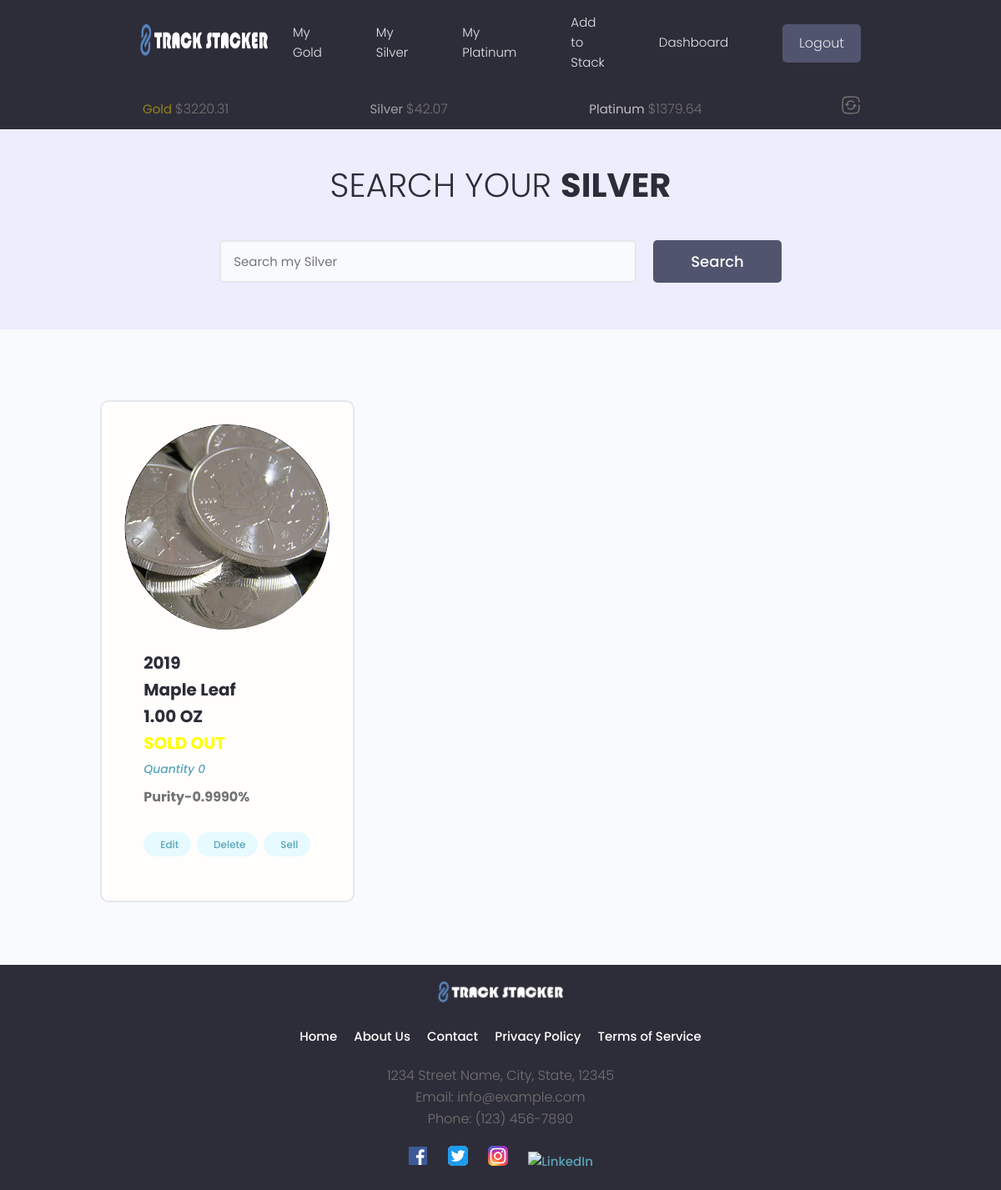
Before: /silver/ (signed in) with the older database file.
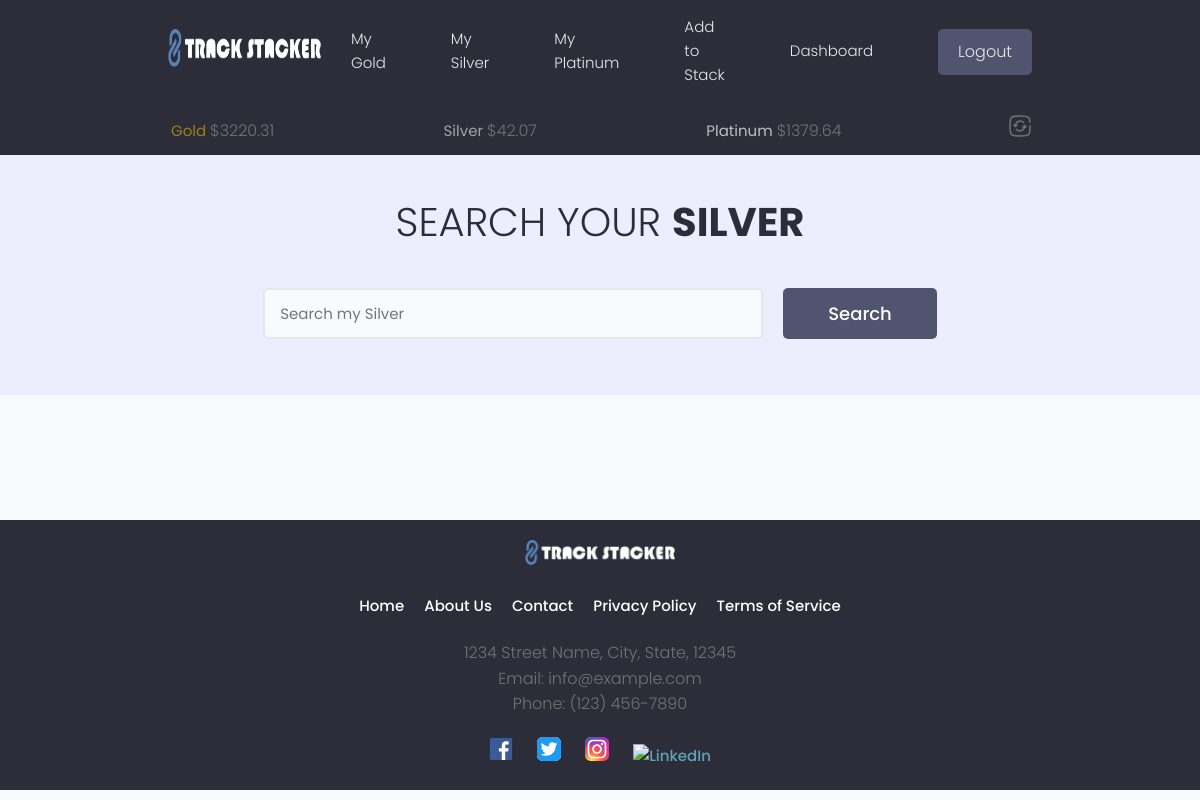
After: the same page with the newer database file.
### tracker/models.py (models this page shows, shortened)
class Silver(models.Model):
    METAL_TYPES = (
        ('gold', 'Gold'),
        ('silver', 'Silver'),
        ('platinum', 'Platinum'),
    )
    BAR_ROUND_MISC = (
        ('bar', 'Bar'),
        ('round', 'Round'),
        ('misc', 'Misc'),
    )
    UNIT_CHOICES = [
        ('GRAMS', 'Grams'),
        ('TROY_OUNCES', 'Troy Ounces'),
    ]
    COA_PRESENT = [
        ('yes', 'Yes'),
        ('no', 'No'),
    ]
    owner = models.ForeignKey(Profile, on_delete=models.CASCADE, default=None, null=True, blank=True, unique=False)
    metal_type = models.CharField(max_length=100, choices=METAL_TYPES, default='')
    item_type = models.CharField(max_length=100, choices=BAR_ROUND_MISC, default='round')
    coa_present = models.CharField(max_length=100, choices=COA_PRESENT, default='no')
    item_year =models.PositiveIntegerField(null=True, blank=True, default=None)
    item_name = models.CharField(max_length=100)
    item_about = models.TextField(max_length=500, null=True, blank=True, default="")
    featured_image = models.ImageField(default='images/silver_avatar.jpg', null=True, blank=True)
    purity = models.DecimalField(max_digits=15, decimal_places=4, null=True, blank=True)
    quantity = models.IntegerField()
    weight_troy_oz = models.DecimalField(max_digits=30, decimal_places=4)
    weight_grams = models.DecimalField(max_digits=30, decimal_places=4, default=0.00)
    cost_to_purchase = models.DecimalField(max_digits=20, decimal_places=2)
    spot_at_purchase = models.DecimalField(max_digits=20, decimal_places=2, null=True, blank=True, default=None)
    premium = models.DecimalField(max_digits=20, decimal_places=2, null=True, blank=True, default=0.00)
    shipping_cost = models.DecimalField(max_digits=15, decimal_places=2, null=True, blank=True)
    purchased_from = models.CharField(max_length=100)
    created = models.DateTimeField(auto_now_add=True)
    cost_per_unit = models.DecimalField(max_digits=20, decimal_places=2, null=True, blank=True, default=0.00)
    total_cost_per_unit = models.DecimalField(max_digits=20, decimal_places=2, null=True, blank=True, default=0.00)
    weight_per_unit = models.DecimalField(max_digits=20, decimal_places=4, default=0.00)
    initial_weight_unit = models.CharField(max_length=50, choices=UNIT_CHOICES, default='TROY_OUNCES')
    id = models.UUIDField(default=uuid.uuid4, primary_key=True, editable=False)
    class Meta:
        verbose_name_plural = "Silver"
    def calculate_profit(self, spot_price):
        if self.quantity > 0:
            try:
                melt_value = Decimal(self.weight_troy_oz) * Decimal(spot_price)
                profit = melt_value - (self.total_cost_per_unit * self.quantity)
            except Exception as e:
                print(f'There has been an error {e}')
            return profit
        else:
            profit = 0.00
            return profit

### tracker/views.py (the view, shortened to what this page needs)
# urls.py: path('<str:metal_type>/', views.metalPage, name='metal_page'),
@login_required(login_url='login-user')
def metalPage(request, metal_type):
    metals_data, created = MetalsData.objects.get_or_create(owner=request.user.profile)
    five_minutes_later = metals_data.timestamp + 300
    unix_time_now = int(time.time())
    if metals_data.current_gold_price == 0:
        metals_data.get_api_data(request.user)
    elif (unix_time_now - five_minutes_later) > 300:
        print('pancakes')
    gold_price = metals_data.current_gold_price
    silver_price = metals_data.current_silver_price
    platinum_price = metals_data.current_platinum_price
    print(f"Gold {gold_price}")
    print(f"Silver {silver_price}")
    print(f"Platinum {platinum_price}")
    metal_objects = None
    template_name = None
    results, search_query = searchMetals(request)
    if metal_type == 'gold':
        spot_price = gold_price
        if search_query:
            metal_objects = results.get('gold_items')
        else:
            metal_objects = Gold.objects.filter(owner=request.user.profile)
        template_name = 'tracker/gold.html'
    elif metal_type == 'silver':
        spot_price = silver_price
        if search_query:
            metal_objects = results.get('silver_items')
        else:
            metal_objects = Silver.objects.filter(owner=request.user.profile)
        template_name = 'tracker/silver.html'
    else:
        raise Http404
    if metal_objects:
        custom_range, metal_objects = paginateMetals(request, metal_objects, 6)
        for object in metal_objects:
            object.profit = object.calculate_profit(spot_price)
        for object in metal_objects:
            object.weight = object.weight_per_unit
        context = {
            'object.weight': object.weight,
            'object.profit': object.profit,
            'spot_price': spot_price,
            'custom_range': custom_range,
            'metal_type': metal_type,
            'metal_objects': metal_objects,
            'search_query': search_query
        }
    else:
        context = {
            'object.weight': 0,
            'object.profit': 0,
            'spot_price': 0,
            'custom_range': [],
            'metal_type': metal_type,
            'metal_objects': [],
            'search_query': search_query
        }
        print('There are some massive errors going on here!')
    return render(request, template_name, context)

### tracker/context_processors.py (called while the page is built)
def subheader_context(request):
    subheader_data = {}
    if request.user.is_authenticated:
        try:
            metals_data, created = MetalsData.objects.get_or_create(owner=request.user.profile)
            subheader_data['gold_price'] = metals_data.current_gold_price
            subheader_data['silver_price'] = metals_data.current_silver_price
            subheader_data['platinum_price'] = metals_data.current_platinum_price
        except MetalsData.DoesNotExist:
            subheader_data['gold_price'] = 'N/A'
            subheader_data['silver_price'] = 'N/A'
            subheader_data['platinum_price'] = 'N/A'
    return subheader_data

### tracker/templates/tracker/silver.html (shortened to what the changed rows need)
{% extends 'main.html' %}
{% block content %}
{% load static %}
{% load multiply %}
{% load custom_filters %}
<main class="projects">
    <section class="hero-section text-center">
      <div class="container container--narrow">
        <div class="hero-section__box">
          <h2>Search your <span>Silver</span></h2>
        </div>
      </div>
    </section>
    <section class="projectsList">
      <div class="container">
        <div class="grid grid--three">
          {% if search_query %}
          {% for object in metal_objects %}
          <div class="column">
            <div class="card project">
              <a href="{% url 'singleMetal' metal_type='silver' pk=object.pk %}" class="project">
                {% if object.featured_image.url != None %}
                <div class="project__thumbnail metal__thumbnail" style="background-image: url('{{ object.featured_image.url }}')">
                </div>
                {% else %}
                <div class="project__thumbnail metal__thumbnail" style="background-image: url('{% static 'images/default.jpg' %}')">
                </div>
                {% endif %}
                <div class="card__body">
                  <h3 class="project__title">{{object.item_year}}</h3>
                  <h3 class="project__title">{{object.item_name}}</h3>
                  {% if object.initial_weight_unit == 'TROY_OUNCES' %}
                  <h3 class="project__title">{{object.weight|floatformat:2}} OZ</h3>
                  {% else %}
                  <h3 class="project__title">{{object.weight|multiply:31.1035|floatformat:2}} Gram{{object.weight|multiply:31.1035|floatformat:2|pluralize}}</h3>
                  {% endif %}
                  {% if object.quantity > 0 %}
                    {% if object.profit > 0 %}
                    <h3 class="project__title profit_plus">Profit ${{object.profit|floatformat:2}}</h3>
                    {% elif object.profit == 0 %}
                    <h3 class="project__title profit_neutral">{{object.profit|floatformat:2}}</h3>
                    {% else %}
                    <h3 class="project__title profit_minus">Loss ${{object.profit|absolute|floatformat:2}}</h3>
                    {% endif %}
                  {% else %}
                    <h3 class="project__title profit_neutral">SOLD OUT</h3>
                  {% endif %}
                  <p><a class="project__author" href="{% url 'singleMetal' metal_type='silver' pk=object.pk %}">Quantity {{object.quantity}}</a></p>
                  <p class="project--rating">
                    <span style="font-weight: bold;">Purity-{{object.purity}}%</span>
                  </p>
                  <p class="project--rating">
                    <a class="tag tag--pill tag--main settings__btn" href="{% url 'editPage' metal_type=object.metal_type pk=object.pk %}"><i class="im im-edit"></i> Edit</a>
                    <a class="tag tag--pill tag--main settings__btn" href="{% url 'deletePage' metal_type=object.metal_type pk=object.pk %}"><i class="im im-edit"></i> Delete</a>
                    <a class="tag tag--pill tag--main settings__btn" href="{% url 'sellPage' metal_type=object.metal_type pk=object.pk %}"><i class="im im-edit"></i> Sell</a>
                  </p>
                </div>
              </a>
            </div>
          </div>
          {% endfor %}
          {% else %}
          {% for object in metal_objects %}
          <div class="column">
            <div class="card project">
              <a href="{% url 'singleMetal' metal_type='silver' pk=object.pk %}" class="project">
                {% if object.featured_image.url != None %}
                <div class="project__thumbnail metal__thumbnail" style="background-image: url('{{ object.featured_image.url }}')">
                </div>
                {% else %}
                <div class="project__thumbnail metal__thumbnail" style="background-image: url('{% static 'images/default.jpg' %}')">
                </div>
                {% endif %}
                <div class="card__body">
                  <h3 class="project__title">{{object.item_year}}</h3>
                  <h3 class="project__title">{{object.item_name}}</h3>
                  {% if object.initial_weight_unit == 'TROY_OUNCES' %}
                  <h3 class="project__title">{{object.weight|floatformat:2}} OZ</h3>
                  {% else %}
                  <h3 class="project__title">{{object.weight|multiply:31.1035|floatformat:2}} Gram{{object.weight|multiply:31.1035|floatformat:2|pluralize}}</h3>
                  {% endif %}
                  {% if object.quantity > 0 %}
                    {% if object.profit > 0 %}
                    <h3 class="project__title profit_plus">Profit ${{object.profit|floatformat:2}}</h3>
                    {% elif object.profit == 0 %}
                    <h3 class="project__title profit_neutral">{{object.profit|floatformat:2}}</h3>
                    {% else %}
                    <h3 class="project__title profit_minus">Loss ${{object.profit|absolute|floatformat:2}}</h3>
                    {% endif %}
                  {% else %}
                    <h3 class="project__title profit_neutral">SOLD OUT</h3>
                  {% endif %}
                  <p><a class="project__author" href="{% url 'singleMetal' metal_type='silver' pk=object.pk %}">Quantity {{object.quantity}}</a></p>
                  <p class="project--rating">
                    <span style="font-weight: bold;">Purity-{{object.purity}}%</span>
                  </p>
                  <p class="project--rating">
                    <a class="tag tag--pill tag--main settings__btn" href="{% url 'editPage' metal_type=object.metal_type pk=object.pk %}"> Edit</a>
                    <a class="tag tag--pill tag--main settings__btn" href="{% url 'deletePage' metal_type=object.metal_type pk=object.pk %}"> Delete</a>
                    <a class="tag tag--pill tag--main settings__btn" href="{% url 'sellPage' metal_type=object.metal_type pk=object.pk %}"> Sell</a>
                  </p>
                </div>
              </a>
            </div>
          </div>
          {% endfor %}
          {% endif %}
        </div>
      </div>
    </section>
  </main>
{% endblock content %}

Changed rows visible on the page:
removed Silver: featured_image (picture), item_year "2019", item_name "Maple Leaf", weight "1.00", shows "SOLD OUT", quantity "0", purity "0.9990"
